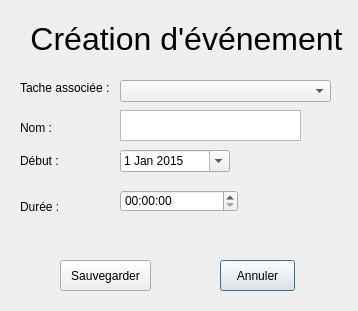
<?xml version="1.0" encoding="UTF-8"?>
<ui version="4.0">
 <class>FenCreateEve</class>
 <widget class="QDialog" name="FenCreateEve">
  <property name="geometry">
   <rect>
    <x>0</x>
    <y>0</y>
    <width>358</width>
    <height>311</height>
   </rect>
  </property>
  <property name="windowTitle">
   <string>Ajouter un événement</string>
  </property>
  <widget class="QPushButton" name="btnCancel">
   <property name="geometry">
    <rect>
     <x>220</x>
     <y>260</y>
     <width>75</width>
     <height>31</height>
    </rect>
   </property>
   <property name="text">
    <string>Annuler</string>
   </property>
  </widget>
  <widget class="QLabel" name="label_2">
   <property name="geometry">
    <rect>
     <x>20</x>
     <y>80</y>
     <width>91</width>
     <height>16</height>
    </rect>
   </property>
   <property name="text">
    <string>Tache associée :</string>
   </property>
  </widget>
  <widget class="QLabel" name="label_4">
   <property name="geometry">
    <rect>
     <x>20</x>
     <y>200</y>
     <width>47</width>
     <height>13</height>
    </rect>
   </property>
   <property name="text">
    <string>Durée :</string>
   </property>
  </widget>
  <widget class="QPushButton" name="btnSave">
   <property name="geometry">
    <rect>
     <x>60</x>
     <y>260</y>
     <width>91</width>
     <height>31</height>
    </rect>
   </property>
   <property name="text">
    <string>Sauvegarder</string>
   </property>
  </widget>
  <widget class="QDateEdit" name="dateEdit">
   <property name="geometry">
    <rect>
     <x>120</x>
     <y>150</y>
     <width>110</width>
     <height>22</height>
    </rect>
   </property>
   <property name="dateTime">
    <datetime>
     <hour>0</hour>
     <minute>0</minute>
     <second>0</second>
     <year>2015</year>
     <month>1</month>
     <day>1</day>
    </datetime>
   </property>
   <property name="minimumDateTime">
    <datetime>
     <hour>0</hour>
     <minute>0</minute>
     <second>0</second>
     <year>2015</year>
     <month>1</month>
     <day>1</day>
    </datetime>
   </property>
   <property name="calendarPopup">
    <bool>true</bool>
   </property>
  </widget>
  <widget class="QLabel" name="label_3">
   <property name="geometry">
    <rect>
     <x>20</x>
     <y>150</y>
     <width>47</width>
     <height>21</height>
    </rect>
   </property>
   <property name="text">
    <string>Début : </string>
   </property>
  </widget>
  <widget class="QLabel" name="label">
   <property name="geometry">
    <rect>
     <x>11</x>
     <y>0</y>
     <width>351</width>
     <height>79</height>
    </rect>
   </property>
   <property name="text">
    <string>&lt;html&gt;&lt;head/&gt;&lt;body&gt;&lt;p align=&quot;center&quot;&gt;&lt;span style=&quot; font-size:24pt;&quot;&gt;Création d'événement&lt;/span&gt;&lt;/p&gt;&lt;/body&gt;&lt;/html&gt;</string>
   </property>
   <property name="textFormat">
    <enum>Qt::RichText</enum>
   </property>
  </widget>
  <widget class="QComboBox" name="cmbTacheAsso">
   <property name="geometry">
    <rect>
     <x>120</x>
     <y>80</y>
     <width>211</width>
     <height>22</height>
    </rect>
   </property>
  </widget>
  <widget class="QLabel" name="label_5">
   <property name="geometry">
    <rect>
     <x>20</x>
     <y>120</y>
     <width>91</width>
     <height>16</height>
    </rect>
   </property>
   <property name="text">
    <string>Nom :</string>
   </property>
  </widget>
  <widget class="QTextEdit" name="txtNom">
   <property name="geometry">
    <rect>
     <x>120</x>
     <y>110</y>
     <width>181</width>
     <height>31</height>
    </rect>
   </property>
  </widget>
  <widget class="QTimeEdit" name="timeDuree">
   <property name="geometry">
    <rect>
     <x>120</x>
     <y>190</y>
     <width>118</width>
     <height>22</height>
    </rect>
   </property>
  </widget>
 </widget>
 <resources/>
 <connections/>
</ui>
